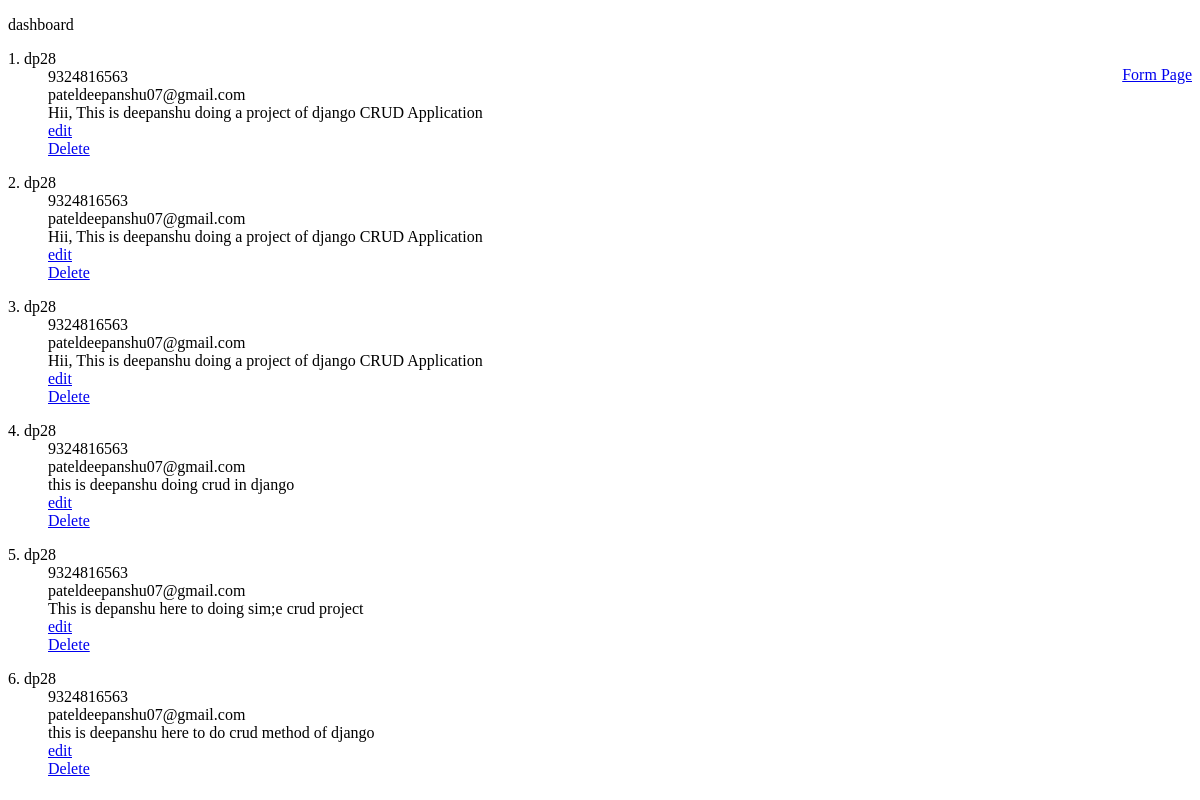
Page /dashboard/ on the earlier database version.
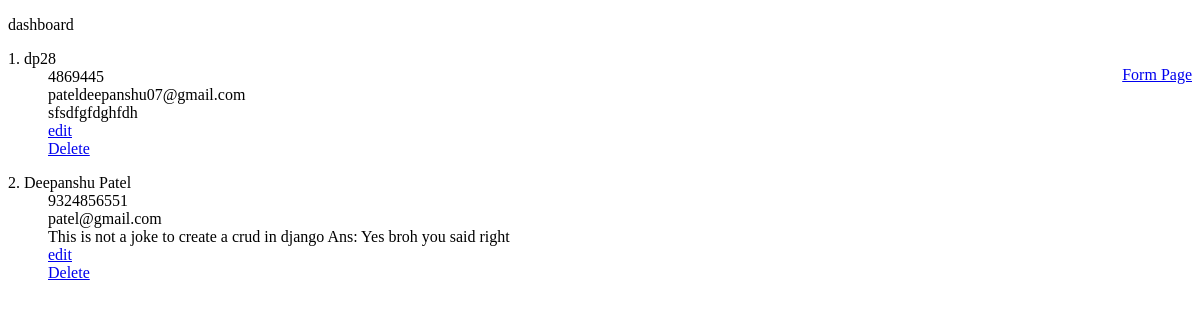
Same page on the later database version.
### someapp/models.py (models this page shows)
class Message(models.Model):
    name = models.CharField(max_length = 100)
    email = models.EmailField()
    mobile = models.BigIntegerField()
    message = models.TextField()

### someapp/views.py (the view)
# urls.py: path('dashboard/', views.dashboard, name='dashboard'),
def dashboard(request):
    data = Message.objects.all()
    return render(request, 'dashboard.html', {'datas': data})

### someapp/templates/dashboard.html (shortened to what this page needs)
<!DOCTYPE html>
<html lang="en">
<head>
</head>
<body>
    <p>dashboard</p>
    <p style="float: right;"><a href="/">Form Page</a></p>
    {% for data in datas %}
    <dl>
        <dt>{{ forloop.counter }}. {{data.name}}</dt>
        <dd>{{data.mobile}}</dd>
        <dd>{{data.email}}</dd>
        <dd>{{data.message}}</dd>
        <dd><a href="/edit/{{data.id}}">edit</a></dd>
        <dd><a href="/delete/{{data.id}}">Delete</a></dd>
    </dl>
    {% endfor %}
</body>
</html>

Differences in the rows shown:
removed Message: name "dp28", mobile "9324816563", email "pateldeepanshu07@gmail.com", message "Hii, This is deepanshu doing a project of django CRUD Application"
removed Message: name "dp28", mobile "9324816563", email "pateldeepanshu07@gmail.com", message "Hii, This is deepanshu doing a project of django CRUD Application"
removed Message: name "dp28", mobile "9324816563", email "pateldeepanshu07@gmail.com", message "Hii, This is deepanshu doing a project of django CRUD Application"
removed Message: name "dp28", mobile "9324816563", email "pateldeepanshu07@gmail.com", message "this is deepanshu doing crud in django"
removed Message: name "dp28", mobile "9324816563", email "pateldeepanshu07@gmail.com", message "This is depanshu here to doing sim;e crud project"
removed Message: name "dp28", mobile "9324816563", email "pateldeepanshu07@gmail.com", message "this is deepanshu here to do crud method of django"
added Message: name "dp28", mobile "4869445", email "pateldeepanshu07@gmail.com", message "sfsdfgfdghfdh"
added Message: name "Deepanshu Patel", mobile "9324856551", email "patel@gmail.com", message "This is not a joke to create a crud in django Ans: Yes broh you said right"
